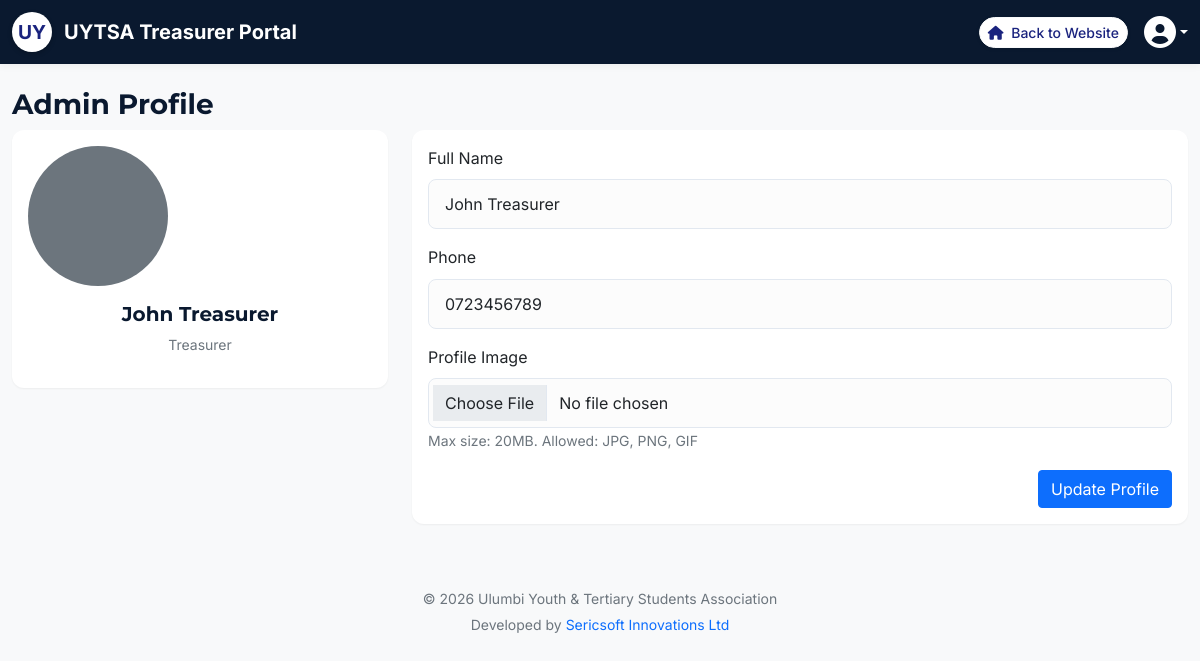
The app's page /admin/profile.php (signed in) with its own data.
### tables this page shows
CREATE TABLE users (
    id INT PRIMARY KEY AUTO_INCREMENT,
    username VARCHAR(50) UNIQUE NOT NULL,
    email VARCHAR(100) UNIQUE NOT NULL,
    password VARCHAR(255) NOT NULL,
    full_name VARCHAR(100) NOT NULL,
    role ENUM('member', 'Patron', 'Chairperson', 'Vice_Chairperson', 'Secretary_General', 'Treasurer', 'Organizing_Secretary', 'Publicity_Officer', 'NextGen_Docket') DEFAULT 'member',
    phone VARCHAR(20),
    institution VARCHAR(100),
    course VARCHAR(100),
    year_of_study VARCHAR(20),
    graduation_year INT,
    profile_image VARCHAR(255),
    bio TEXT,
    status ENUM('active', 'inactive', 'alumni') DEFAULT 'active',
    is_approved TINYINT(1) DEFAULT 0,
    registration_date TIMESTAMP DEFAULT CURRENT_TIMESTAMP,
    last_login TIMESTAMP NULL,
    reset_token VARCHAR(255),
    reset_expiry TIMESTAMP NULL
);

### includes/functions.php (called while the page is built, shortened)
<?php
function getUserById($id) {
    $conn = getDBConnection();
    $stmt = $conn->prepare("SELECT * FROM users WHERE id = ?");
    $stmt->bind_param("i", $id);
    $stmt->execute();
    return $stmt->get_result()->fetch_assoc();
}
?>

### admin/profile.php (the view, shortened to what this page needs)
<?php
require_once '../includes/functions.php';
$userId = $_SESSION['user_id'];
$user = getUserById($userId);
?>
<?php include 'header.php'; ?>
<div class="container mt-4">
    <h3>Admin Profile</h3>
    <div class="row">
        <div class="col-md-4">
            <div class="card text-center p-3">
                <?php if (!empty($user['profile_image'])): ?>
                    <img src="../assets/uploads/profile/<?php echo htmlspecialchars($user['profile_image']); ?>" class="rounded-circle mb-3" width="140" height="140">
                <?php else: ?>
                    <div class="rounded-circle bg-secondary mb-3" style="width:140px;height:140px;display:inline-block;"></div>
                <?php endif; ?>
                <h5><?php echo htmlspecialchars($user['full_name']); ?></h5>
                <p class="small text-muted"><?php echo htmlspecialchars($user['role']); ?></p>
            </div>
        </div>
        <div class="col-md-8">
            <div class="card p-3">
                <form method="post" enctype="multipart/form-data">
                    <div class="mb-3">
                        <label class="form-label">Full Name</label>
                        <input type="text" name="full_name" class="form-control" value="<?php echo htmlspecialchars($user['full_name']); ?>">
                    </div>
                    <div class="mb-3">
                        <label class="form-label">Phone</label>
                        <input type="text" name="phone" class="form-control" value="<?php echo htmlspecialchars($user['phone'] ?? ''); ?>">
                    </div>
                    <div class="mb-3">
                        <label class="form-label">Profile Image</label>
                        <input type="file" name="profile_image" class="form-control" accept="image/*">
                        <small class="text-muted">Max size: 20MB. Allowed: JPG, PNG, GIF</small>
                    </div>
                    <div class="text-end">
                        <button class="btn btn-primary" name="update_profile">Update Profile</button>
                    </div>
                </form>
            </div>
        </div>
    </div>
</div>
<?php include 'footer.php'; ?>

### assets/css/style.css (style rules this page uses)
:root { --uytsa-blue: #2c3e50; --uytsa-light-blue: #3498db; --uytsa-red: #e74c3c; --uytsa-green: #2ecc71; --uytsa-yellow: #f39c12; }

### assets/css/modern.css (style rules this page uses)
:root { --corporate-navy: #0a192f; --corporate-blue: #112240; --corporate-accent: #c5a059; --corporate-accent-hover: #d4af37; --corporate-light: #f8f9fa; --corporate-dark: #212529; --corporate-gray: #8892b0; --corporate-border: #e2e8f0; --font-primary: 'Inter', sans-serif; --font-heading: 'Montserrat', sans-serif; --shadow-sm: 0 1px 2px 0 rgba(0, 0, 0, 0.05); --shadow-md: 0 4px 6px -1px rgba(0, 0, 0, 0.1), 0 2px 4px -1px rgba(0, 0, 0, 0.06); --shadow-lg: 0 10px 15px -3px rgba(0, 0, 0, 0.1), 0 4px 6px -2px rgba(0, 0, 0, 0.05); --shadow-premium: 0 20px 25px -5px rgba(0, 0, 0, 0.1), 0 10px 10px -5px rgba(0, 0, 0, 0.04); }
body { font-family: var(--font-primary); color: var(--corporate-dark); background-color: var(--corporate-light); line-height: 1.6; }
h1, h2, h3, h4, h5, h6 { font-family: var(--font-heading); font-weight: 700; color: var(--corporate-navy); }

### admin/css/admin.css (style rules this page uses)
:root { --sidebar-width: 250px; --header-height: 60px; --primary-color: var(--corporate-navy); --secondary-color: var(--corporate-blue); --accent-color: var(--corporate-accent); }
body { background-color: var(--corporate-light); font-family: var(--font-primary); }
.container.mt-4 { max-width: 1400px; }
.card { border: none; border-radius: 12px; box-shadow: var(--shadow-sm); transition: all 0.3s ease; background: white; margin-bottom: 24px; }
.form-control { border-radius: 8px; padding: 12px 16px; border: 1px solid #e2e8f0; background-color: #fcfcfc; }

### records on screen
users: full_name "John Treasurer", role "Treasurer", phone "0723456789"

### other values on screen
$headerRole "Treasurer"
